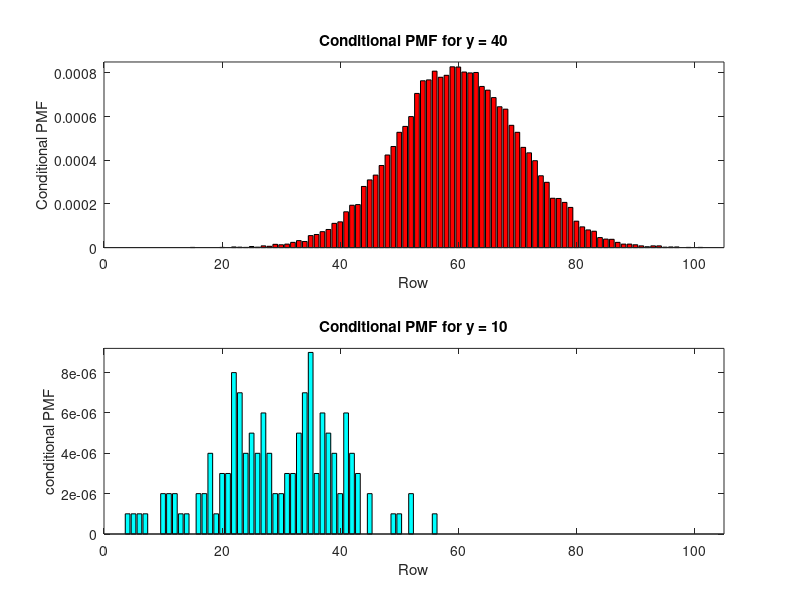

MATLAB code to generate this figure:
load('H.mat')

total = 0;
ytotal_40 = zeros(1,101);
ytotal_10= zeros(1,101);

for i = 20:70
   
  for j = 1:101
      
    total = total +H (i,j) ;
    
  end
end   
fprintf('The total PMF between rows 20 and 70 is');
total

for i =1:101
    
    ytotal_40(i) = H(i,40);
    
end

for i =1:101
    
    ytotal_10(i) = H(i,10);
    
end

subplot(2,1,1);
bar(ytotal_40,'r');
axis([0,105,0,.00085]);
title('Conditional PMF for y = 40')
xlabel('Row');
ylabel('Conditional PMF');


subplot(2,1,2);
bar(ytotal_10, 'c' );
axis([0,105,0,.0000092]);
title('Conditional PMF for y = 10')
xlabel('Row');
ylabel('conditional PMF');

